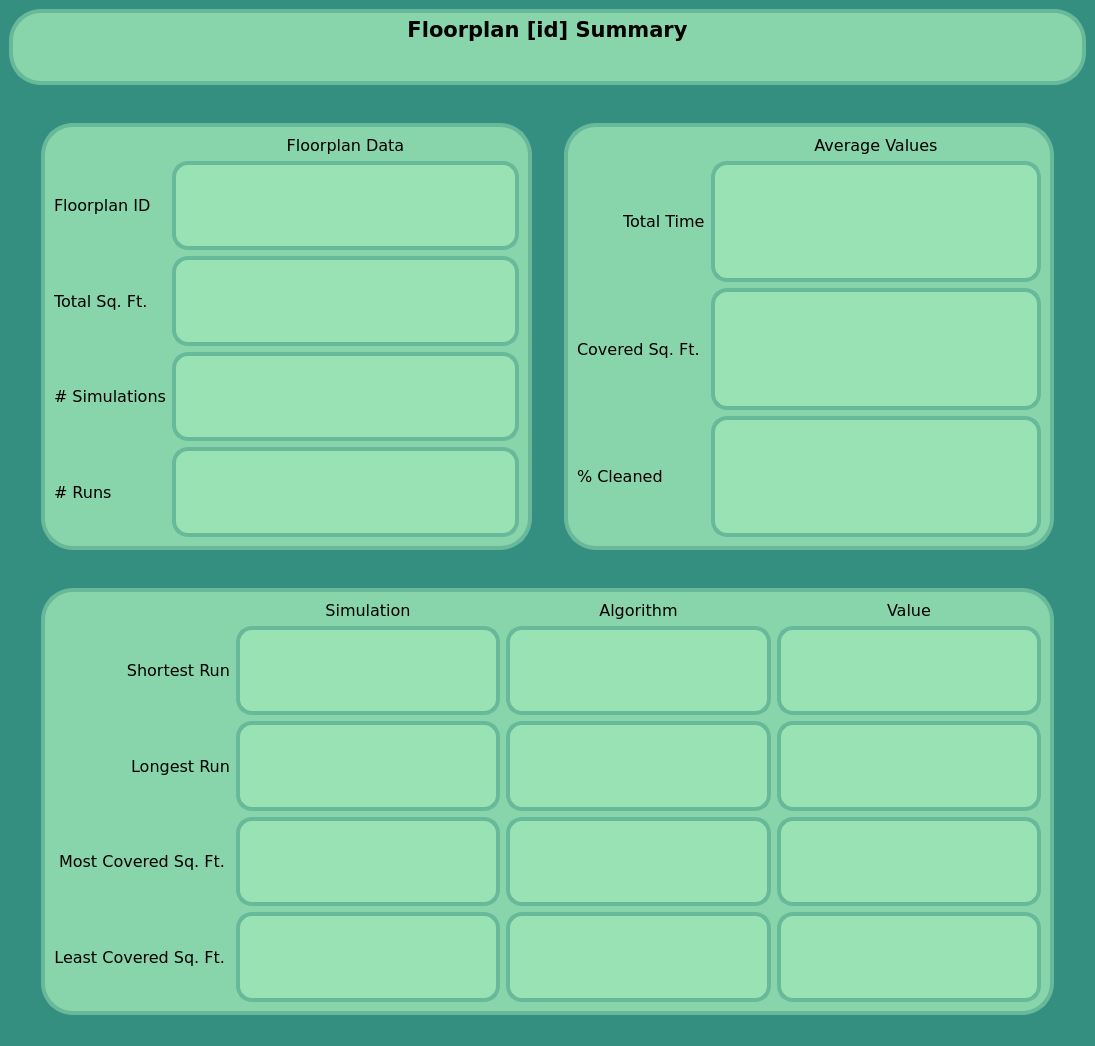
<?xml version="1.0" encoding="UTF-8"?>
<ui version="4.0">
 <class>SummaryWindow</class>
 <widget class="QMainWindow" name="SummaryWindow">
  <property name="geometry">
   <rect>
    <x>0</x>
    <y>0</y>
    <width>1095</width>
    <height>1046</height>
   </rect>
  </property>
  <property name="windowTitle">
   <string>MainWindow</string>
  </property>
  <property name="styleSheet">
   <string notr="true">background: rgba(53, 143, 128, 1);</string>
  </property>
  <widget class="QWidget" name="centralwidget">
   <layout class="QVBoxLayout" name="verticalLayout_2">
    <item>
     <widget class="QTextBrowser" name="Title">
      <property name="font">
       <font>
        <family>Verdana</family>
        <pointsize>16</pointsize>
        <bold>true</bold>
       </font>
      </property>
      <property name="styleSheet">
       <string notr="true">	background: rgba(136, 212, 171, 1);
	border-width: 4px;
	border-style: solid;
	border-radius: 32px;
	border-color: rgba(103, 185, 154, 1);</string>
      </property>
      <property name="html">
       <string>&lt;!DOCTYPE HTML PUBLIC &quot;-//W3C//DTD HTML 4.0//EN&quot; &quot;http://www.w3.org/TR/REC-html40/strict.dtd&quot;&gt;
&lt;html&gt;&lt;head&gt;&lt;meta name=&quot;qrichtext&quot; content=&quot;1&quot; /&gt;&lt;meta charset=&quot;utf-8&quot; /&gt;&lt;style type=&quot;text/css&quot;&gt;
p, li { white-space: pre-wrap; }
hr { height: 1px; border-width: 0; }
li.unchecked::marker { content: &quot;\2610&quot;; }
li.checked::marker { content: &quot;\2612&quot;; }
&lt;/style&gt;&lt;/head&gt;&lt;body style=&quot; font-family:'Verdana'; font-size:16pt; font-weight:700; font-style:normal;&quot;&gt;
&lt;p align=&quot;center&quot; style=&quot; margin-top:0px; margin-bottom:0px; margin-left:0px; margin-right:0px; -qt-block-indent:0; text-indent:0px;&quot;&gt;&lt;span style=&quot; font-family:'Segoe UI';&quot;&gt;Floorplan [id] Summary&lt;/span&gt;&lt;/p&gt;&lt;/body&gt;&lt;/html&gt;</string>
      </property>
     </widget>
    </item>
    <item>
     <layout class="QHBoxLayout" name="horizontalLayout_2">
      <property name="spacing">
       <number>32</number>
      </property>
      <property name="leftMargin">
       <number>32</number>
      </property>
      <property name="topMargin">
       <number>32</number>
      </property>
      <property name="rightMargin">
       <number>32</number>
      </property>
      <item>
       <widget class="QFrame" name="frame_3">
        <property name="font">
         <font>
          <family>Verdana</family>
         </font>
        </property>
        <property name="styleSheet">
         <string notr="true">QFrame{
	background: rgba(136, 212, 171, 1);
	border-width: 4px;
	border-style: solid;
	border-radius: 32px;
	border-color: rgba(103, 185, 154, 1);
}
</string>
        </property>
        <property name="frameShape">
         <enum>QFrame::Shape::StyledPanel</enum>
        </property>
        <property name="frameShadow">
         <enum>QFrame::Shadow::Raised</enum>
        </property>
        <layout class="QGridLayout" name="gridLayout_3">
         <item row="1" column="0">
          <widget class="QLabel" name="idLabel">
           <property name="font">
            <font>
             <family>Verdana</family>
             <pointsize>12</pointsize>
            </font>
           </property>
           <property name="styleSheet">
            <string notr="true">border-width: 0px;</string>
           </property>
           <property name="text">
            <string>Floorplan ID</string>
           </property>
          </widget>
         </item>
         <item row="1" column="1">
          <widget class="QTextEdit" name="id">
           <property name="font">
            <font>
             <family>Verdana</family>
             <pointsize>16</pointsize>
            </font>
           </property>
           <property name="styleSheet">
            <string notr="true">background-color: rgb(153,226,180);
border-radius: 16px;
</string>
           </property>
          </widget>
         </item>
         <item row="2" column="0">
          <widget class="QLabel" name="tsfLabel">
           <property name="font">
            <font>
             <family>Verdana</family>
             <pointsize>12</pointsize>
            </font>
           </property>
           <property name="styleSheet">
            <string notr="true">border-width: 0px;</string>
           </property>
           <property name="text">
            <string>Total Sq. Ft. </string>
           </property>
          </widget>
         </item>
         <item row="2" column="1">
          <widget class="QTextEdit" name="totalSF">
           <property name="font">
            <font>
             <family>Verdana</family>
             <pointsize>16</pointsize>
            </font>
           </property>
           <property name="styleSheet">
            <string notr="true">background-color: rgb(153,226,180);
border-radius: 16px;
</string>
           </property>
          </widget>
         </item>
         <item row="3" column="0">
          <widget class="QLabel" name="numSimLabel">
           <property name="font">
            <font>
             <family>Verdana</family>
             <pointsize>12</pointsize>
            </font>
           </property>
           <property name="styleSheet">
            <string notr="true">border-width: 0px;</string>
           </property>
           <property name="text">
            <string># Simulations</string>
           </property>
          </widget>
         </item>
         <item row="3" column="1">
          <widget class="QTextEdit" name="numSims">
           <property name="font">
            <font>
             <family>Verdana</family>
             <pointsize>16</pointsize>
            </font>
           </property>
           <property name="styleSheet">
            <string notr="true">background-color: rgb(153,226,180);
border-radius: 16px;
</string>
           </property>
          </widget>
         </item>
         <item row="4" column="0">
          <widget class="QLabel" name="numRunLabel">
           <property name="font">
            <font>
             <family>Verdana</family>
             <pointsize>12</pointsize>
            </font>
           </property>
           <property name="styleSheet">
            <string notr="true">border-width: 0px;</string>
           </property>
           <property name="text">
            <string># Runs</string>
           </property>
          </widget>
         </item>
         <item row="4" column="1">
          <widget class="QTextEdit" name="numRuns">
           <property name="font">
            <font>
             <family>Verdana</family>
             <pointsize>16</pointsize>
            </font>
           </property>
           <property name="styleSheet">
            <string notr="true">background-color: rgb(153,226,180);
border-radius: 16px;
</string>
           </property>
          </widget>
         </item>
         <item row="0" column="1">
          <widget class="QLabel" name="dataLabel">
           <property name="font">
            <font>
             <family>Verdana</family>
             <pointsize>12</pointsize>
            </font>
           </property>
           <property name="styleSheet">
            <string notr="true">border-width: 0px;</string>
           </property>
           <property name="text">
            <string>Floorplan Data</string>
           </property>
           <property name="alignment">
            <set>Qt::AlignmentFlag::AlignCenter</set>
           </property>
          </widget>
         </item>
        </layout>
       </widget>
      </item>
      <item>
       <widget class="QFrame" name="frame_2">
        <property name="font">
         <font>
          <family>Verdana</family>
         </font>
        </property>
        <property name="styleSheet">
         <string notr="true">QFrame{
	background: rgba(136, 212, 171, 1);
	border-width: 4px;
	border-style: solid;
	border-radius: 32px;
	border-color: rgba(103, 185, 154, 1);
}
</string>
        </property>
        <property name="frameShape">
         <enum>QFrame::Shape::StyledPanel</enum>
        </property>
        <property name="frameShadow">
         <enum>QFrame::Shadow::Raised</enum>
        </property>
        <layout class="QGridLayout" name="gridLayout_2">
         <item row="1" column="2">
          <widget class="QTextEdit" name="avgTime">
           <property name="font">
            <font>
             <family>Verdana</family>
             <pointsize>16</pointsize>
            </font>
           </property>
           <property name="styleSheet">
            <string notr="true">background-color: rgb(153,226,180);
border-radius: 16px;
</string>
           </property>
          </widget>
         </item>
         <item row="2" column="0" colspan="2">
          <widget class="QLabel" name="coverLabel">
           <property name="font">
            <font>
             <family>Verdana</family>
             <pointsize>12</pointsize>
            </font>
           </property>
           <property name="styleSheet">
            <string notr="true">border-width: 0px;</string>
           </property>
           <property name="text">
            <string>Covered Sq. Ft. </string>
           </property>
          </widget>
         </item>
         <item row="2" column="2">
          <widget class="QTextEdit" name="avgCover">
           <property name="font">
            <font>
             <family>Verdana</family>
             <pointsize>16</pointsize>
            </font>
           </property>
           <property name="styleSheet">
            <string notr="true">background-color: rgb(153,226,180);
border-radius: 16px;
</string>
           </property>
          </widget>
         </item>
         <item row="3" column="0" colspan="2">
          <widget class="QLabel" name="cleanLabel">
           <property name="font">
            <font>
             <family>Verdana</family>
             <pointsize>12</pointsize>
            </font>
           </property>
           <property name="styleSheet">
            <string notr="true">border-width: 0px;</string>
           </property>
           <property name="text">
            <string>% Cleaned</string>
           </property>
          </widget>
         </item>
         <item row="3" column="2">
          <widget class="QTextEdit" name="avgPerCl">
           <property name="font">
            <font>
             <family>Verdana</family>
             <pointsize>16</pointsize>
            </font>
           </property>
           <property name="styleSheet">
            <string notr="true">background-color: rgb(153,226,180);
border-radius: 16px;
</string>
           </property>
          </widget>
         </item>
         <item row="0" column="2">
          <widget class="QLabel" name="avgLabel">
           <property name="font">
            <font>
             <family>Verdana</family>
             <pointsize>12</pointsize>
            </font>
           </property>
           <property name="styleSheet">
            <string notr="true">border-width: 0px;</string>
           </property>
           <property name="text">
            <string>Average Values</string>
           </property>
           <property name="alignment">
            <set>Qt::AlignmentFlag::AlignCenter</set>
           </property>
          </widget>
         </item>
         <item row="1" column="1">
          <widget class="QLabel" name="timeLabel">
           <property name="font">
            <font>
             <family>Verdana</family>
             <pointsize>12</pointsize>
            </font>
           </property>
           <property name="styleSheet">
            <string notr="true">border-width: 0px;</string>
           </property>
           <property name="text">
            <string>Total Time</string>
           </property>
          </widget>
         </item>
        </layout>
       </widget>
      </item>
     </layout>
    </item>
    <item>
     <layout class="QHBoxLayout" name="horizontalLayout">
      <property name="spacing">
       <number>32</number>
      </property>
      <property name="leftMargin">
       <number>32</number>
      </property>
      <property name="topMargin">
       <number>32</number>
      </property>
      <property name="rightMargin">
       <number>32</number>
      </property>
      <item>
       <widget class="QFrame" name="frame">
        <property name="font">
         <font>
          <family>Verdana</family>
         </font>
        </property>
        <property name="styleSheet">
         <string notr="true">QFrame{
	background: rgba(136, 212, 171, 1);
	border-width: 4px;
	border-style: solid;
	border-radius: 32px;
	border-color: rgba(103, 185, 154, 1);
}
</string>
        </property>
        <property name="frameShape">
         <enum>QFrame::Shape::StyledPanel</enum>
        </property>
        <property name="frameShadow">
         <enum>QFrame::Shadow::Raised</enum>
        </property>
        <layout class="QGridLayout" name="gridLayout">
         <item row="3" column="1">
          <widget class="QTextEdit" name="simMC">
           <property name="font">
            <font>
             <family>Verdana</family>
             <pointsize>16</pointsize>
            </font>
           </property>
           <property name="styleSheet">
            <string notr="true">background-color: rgb(153,226,180);
border-radius: 16px;
</string>
           </property>
          </widget>
         </item>
         <item row="0" column="3">
          <widget class="QLabel" name="valLabel">
           <property name="font">
            <font>
             <family>Verdana</family>
             <pointsize>12</pointsize>
            </font>
           </property>
           <property name="styleSheet">
            <string notr="true">border-width: 0px;</string>
           </property>
           <property name="text">
            <string>Value</string>
           </property>
           <property name="alignment">
            <set>Qt::AlignmentFlag::AlignCenter</set>
           </property>
          </widget>
         </item>
         <item row="3" column="3">
          <widget class="QTextEdit" name="valueMC">
           <property name="font">
            <font>
             <family>Verdana</family>
             <pointsize>16</pointsize>
            </font>
           </property>
           <property name="styleSheet">
            <string notr="true">background-color: rgb(153,226,180);
border-radius: 16px;
</string>
           </property>
          </widget>
         </item>
         <item row="0" column="2">
          <widget class="QLabel" name="algLabel">
           <property name="font">
            <font>
             <family>Verdana</family>
             <pointsize>12</pointsize>
            </font>
           </property>
           <property name="styleSheet">
            <string notr="true">border-width: 0px;</string>
           </property>
           <property name="text">
            <string>Algorithm</string>
           </property>
           <property name="alignment">
            <set>Qt::AlignmentFlag::AlignCenter</set>
           </property>
          </widget>
         </item>
         <item row="4" column="2">
          <widget class="QTextEdit" name="algLC">
           <property name="font">
            <font>
             <family>Verdana</family>
             <pointsize>16</pointsize>
            </font>
           </property>
           <property name="styleSheet">
            <string notr="true">background-color: rgb(153,226,180);
border-radius: 16px;
</string>
           </property>
          </widget>
         </item>
         <item row="2" column="3">
          <widget class="QTextEdit" name="valueLR">
           <property name="font">
            <font>
             <family>Verdana</family>
             <pointsize>16</pointsize>
            </font>
           </property>
           <property name="styleSheet">
            <string notr="true">background-color: rgb(153,226,180);
border-radius: 16px;
</string>
           </property>
          </widget>
         </item>
         <item row="2" column="2">
          <widget class="QTextEdit" name="algLR">
           <property name="font">
            <font>
             <family>Verdana</family>
             <pointsize>16</pointsize>
            </font>
           </property>
           <property name="styleSheet">
            <string notr="true">background-color: rgb(153,226,180);
border-radius: 16px;
</string>
           </property>
          </widget>
         </item>
         <item row="1" column="2">
          <widget class="QTextEdit" name="algSR">
           <property name="font">
            <font>
             <family>Verdana</family>
             <pointsize>16</pointsize>
            </font>
           </property>
           <property name="styleSheet">
            <string notr="true">background-color: rgb(153,226,180);
border-radius: 16px;
</string>
           </property>
          </widget>
         </item>
         <item row="3" column="0">
          <widget class="QLabel" name="mostLabel">
           <property name="font">
            <font>
             <family>Verdana</family>
             <pointsize>12</pointsize>
            </font>
           </property>
           <property name="styleSheet">
            <string notr="true">border-width: 0px;</string>
           </property>
           <property name="text">
            <string>Most Covered Sq. Ft. </string>
           </property>
           <property name="alignment">
            <set>Qt::AlignmentFlag::AlignRight|Qt::AlignmentFlag::AlignTrailing|Qt::AlignmentFlag::AlignVCenter</set>
           </property>
          </widget>
         </item>
         <item row="2" column="1">
          <widget class="QTextEdit" name="simLR">
           <property name="font">
            <font>
             <family>Verdana</family>
             <pointsize>16</pointsize>
            </font>
           </property>
           <property name="styleSheet">
            <string notr="true">background-color: rgb(153,226,180);
border-radius: 16px;
</string>
           </property>
          </widget>
         </item>
         <item row="1" column="0">
          <widget class="QLabel" name="shortLabel">
           <property name="font">
            <font>
             <family>Verdana</family>
             <pointsize>12</pointsize>
            </font>
           </property>
           <property name="styleSheet">
            <string notr="true">border-width: 0px;</string>
           </property>
           <property name="text">
            <string>Shortest Run</string>
           </property>
           <property name="alignment">
            <set>Qt::AlignmentFlag::AlignRight|Qt::AlignmentFlag::AlignTrailing|Qt::AlignmentFlag::AlignVCenter</set>
           </property>
          </widget>
         </item>
         <item row="0" column="1">
          <widget class="QLabel" name="simLabel">
           <property name="font">
            <font>
             <family>Verdana</family>
             <pointsize>12</pointsize>
            </font>
           </property>
           <property name="styleSheet">
            <string notr="true">border-width: 0px;</string>
           </property>
           <property name="text">
            <string>Simulation</string>
           </property>
           <property name="alignment">
            <set>Qt::AlignmentFlag::AlignCenter</set>
           </property>
          </widget>
         </item>
         <item row="3" column="2">
          <widget class="QTextEdit" name="algMC">
           <property name="font">
            <font>
             <family>Verdana</family>
             <pointsize>16</pointsize>
            </font>
           </property>
           <property name="styleSheet">
            <string notr="true">background-color: rgb(153,226,180);
border-radius: 16px;
</string>
           </property>
          </widget>
         </item>
         <item row="4" column="3">
          <widget class="QTextEdit" name="valueLC">
           <property name="font">
            <font>
             <family>Verdana</family>
             <pointsize>16</pointsize>
            </font>
           </property>
           <property name="styleSheet">
            <string notr="true">background-color: rgb(153,226,180);
border-radius: 16px;
</string>
           </property>
          </widget>
         </item>
         <item row="4" column="0">
          <widget class="QLabel" name="label_4">
           <property name="font">
            <font>
             <family>Verdana</family>
             <pointsize>12</pointsize>
            </font>
           </property>
           <property name="styleSheet">
            <string notr="true">border-width: 0px;</string>
           </property>
           <property name="text">
            <string>Least Covered Sq. Ft. </string>
           </property>
           <property name="alignment">
            <set>Qt::AlignmentFlag::AlignRight|Qt::AlignmentFlag::AlignTrailing|Qt::AlignmentFlag::AlignVCenter</set>
           </property>
          </widget>
         </item>
         <item row="4" column="1">
          <widget class="QTextEdit" name="simLC">
           <property name="font">
            <font>
             <family>Verdana</family>
             <pointsize>16</pointsize>
            </font>
           </property>
           <property name="styleSheet">
            <string notr="true">background-color: rgb(153,226,180);
border-radius: 16px;
</string>
           </property>
          </widget>
         </item>
         <item row="1" column="3">
          <widget class="QTextEdit" name="valueSR">
           <property name="font">
            <font>
             <family>Verdana</family>
             <pointsize>16</pointsize>
            </font>
           </property>
           <property name="styleSheet">
            <string notr="true">background-color: rgb(153,226,180);
border-radius: 16px;
</string>
           </property>
          </widget>
         </item>
         <item row="1" column="1">
          <widget class="QTextEdit" name="simSR">
           <property name="font">
            <font>
             <family>Verdana</family>
             <pointsize>16</pointsize>
            </font>
           </property>
           <property name="styleSheet">
            <string notr="true">background-color: rgb(153,226,180);
border-radius: 16px;
</string>
           </property>
          </widget>
         </item>
         <item row="2" column="0">
          <widget class="QLabel" name="longLabel">
           <property name="font">
            <font>
             <family>Verdana</family>
             <pointsize>12</pointsize>
            </font>
           </property>
           <property name="styleSheet">
            <string notr="true">border-width: 0px;</string>
           </property>
           <property name="text">
            <string>Longest Run</string>
           </property>
           <property name="alignment">
            <set>Qt::AlignmentFlag::AlignRight|Qt::AlignmentFlag::AlignTrailing|Qt::AlignmentFlag::AlignVCenter</set>
           </property>
          </widget>
         </item>
        </layout>
       </widget>
      </item>
     </layout>
    </item>
   </layout>
  </widget>
  <widget class="QMenuBar" name="menubar">
   <property name="geometry">
    <rect>
     <x>0</x>
     <y>0</y>
     <width>1095</width>
     <height>26</height>
    </rect>
   </property>
  </widget>
  <widget class="QStatusBar" name="statusbar"/>
 </widget>
 <resources/>
 <connections/>
</ui>
